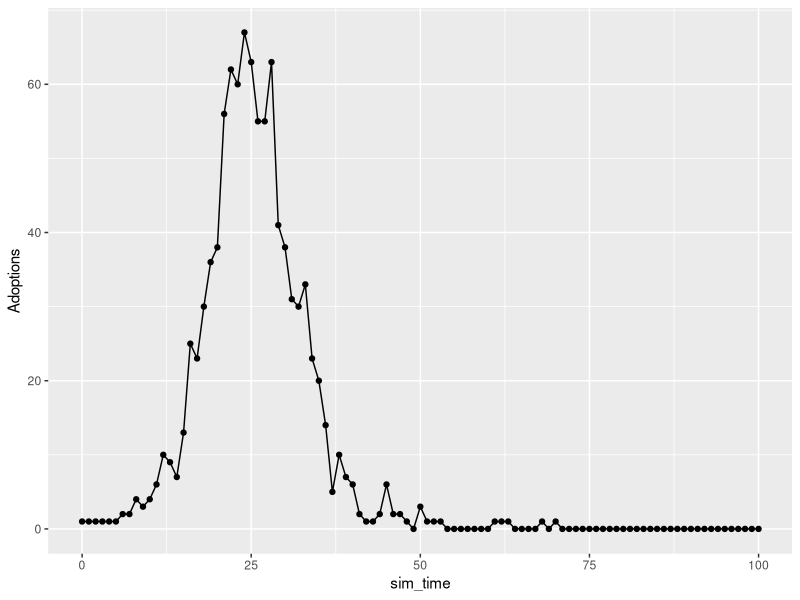
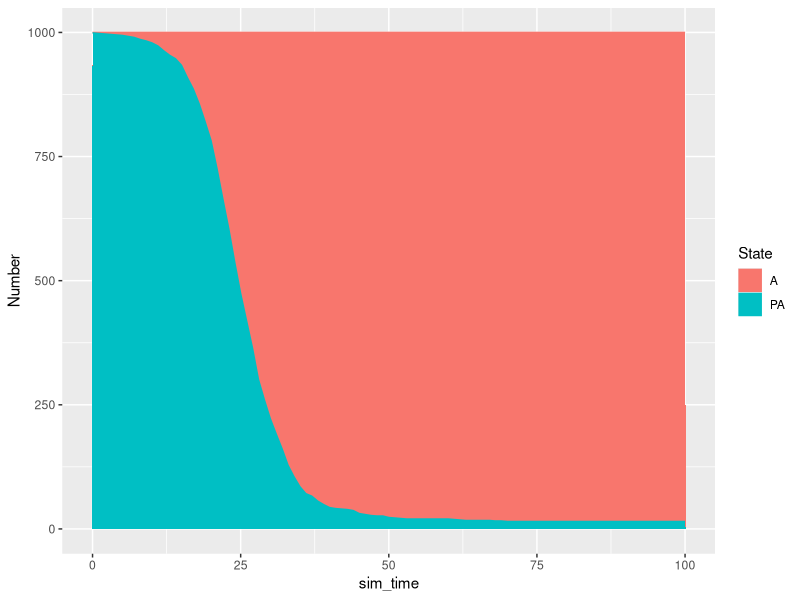

Source code (R) for these figures, in order: (Note: this script raises an error after producing the figures.)
# Chapter 14: Agent Based Simulation, the PA/A model

library(dplyr)
library(glue)
library(purrr)
library(igraph)
library(ggplot2)
library(tidyr)
library(furrr)

# Based on the graph from igraph, this creates a 
# tibble containing all the links for each agent
# Network links are represented from both directions
create_network_df<- function(df){
  network_df1 <- tibble(FromAgent=as.integer(df[,1]),
                        ToAgent=as.integer(df[,2]))
  network_df2 <- tibble(FromAgent=as.integer(df[,2]),
                        ToAgent=as.integer(df[,1]))
  
  network_df <- bind_rows(network_df1, network_df2) %>%
    arrange(FromAgent,ToAgent)
  network_df
}

# To improve performance, the network structure
# is split into a list of tibbles. Max size = number of agents
# Agents with no connections store a NULL value
network_to_list <- function(N,net){
  agent_net <- vector(mode="list",length=N)
  names(agent_net) <- as.character(1:N)
  contacts <- group_split(net,FromAgent)
  names(contacts) <- map_chr(contacts,~first(as.character(.x$FromAgent)))
  for(nam in names(contacts)){
    agent_net[[nam]] <- contacts[[nam]]
  }
  agent_net
}


generate_random_network <- function(N=1000,edge_mult=2,seed=F,seedVal=100){
  if(seed) set.seed(seedVal)
  graph       <- sample_gnm(n=N,m=N*edge_mult)
  gr_df       <- data.frame(get.edgelist(graph))
  net_df      <- create_network_df(gr_df) 
  sim_network <- network_to_list(N,net_df)
  list(N=N,
       graph=graph,
       # graph_df=gr_df,
       # network_df=net_df,
       network=sim_network)
}


run_sim <- function(run_id=1,
                    net,
                    adopters=c(1),
                    end_time=50,
                    prob_spread=0.10,
                    seed=FALSE,
                    seed_val=100){
  if(seed) set.seed(seed_val)
  
  agent_ids <- 1:net$N
  
  agents <- tibble(
    run_id              = rep(run_id,length(agent_ids)),
    sim_time            = rep(0L,length(agent_ids)),
    agent_id            = agent_ids,
    num_connections     = rep(0L,length(agent_ids)),
    pa_state            = rep(FALSE,length(agent_ids)),
    a_state             = rep(FALSE,length(agent_ids)),
    change_to_a         = rep(FALSE,length(agent_ids)),
    change_state_time   = rep(NA,length(agent_ids))
  )
  
  # Initialise agents state
  agents[,"num_connections"] <- as.integer(degree(net$graph))
  agents[agents$agent_id %in% adopters,"pa_state"]    <- FALSE
  agents[agents$agent_id %in% adopters,"a_state"]       <- TRUE
  agents[!(agents$agent_id %in% adopters),"pa_state"]   <- TRUE
  agents[!(agents$agent_id %in% adopters),"a_state"]    <- FALSE
  agents[agents$agent_id==adopters,"change_state_time"] <- 0L
  
  transitions <- tibble(
    agent_id        = integer(),
    sim_time        = integer(),
    state_pa_to_a   = logical()
  )
  
  transitions <- add_row(transitions,
                         sim_time=0L,
                         agent_id=as.integer(adopters),
                         state_pa_to_a=TRUE)
  
  time <- 1:end_time
  
  agents$run_id <- run_id
  trace_sim <- agents
  
  for(t in time){
    agents$sim_time <- as.integer(t)
    pa_list <- agents[agents$pa_state==TRUE & agents$num_connections > 0,
                      "agent_id",drop=T]
    
    if(length(pa_list) > 0){
      
      for(a in pa_list){
        neighbours <- net$network[as.character(a)][[1]][,"ToAgent",drop=T]
        neigh_adopters <- agents[agents$agent_id %in% neighbours & 
                                   agents$a_state ==TRUE,"agent_id",
                                 drop=T]
        
        lambda <- 1 - (1 - prob_spread) ^ length(neigh_adopters)
        rn <- runif(1)
        if(rn < lambda ){
          agents[agents$agent_id==a,"change_to_a"] <- TRUE
          agents[agents$agent_id==a,"change_state_time"] <- t
        }
      }
      
      # End of day --> Now Flip states for those that have changed from pa to a
      targets <- agents[agents$change_to_a==TRUE,"agent_id",drop=TRUE] 
      agents[agents$change_to_a==TRUE,"pa_state"]     <- FALSE
      agents[agents$change_to_a==TRUE,"a_state"]      <- TRUE
      agents[agents$change_to_a==TRUE,"change_to_a"]  <- FALSE
      
      # Log the flip event, logical useful for summations later
      transitions <- add_row(transitions,
                             sim_time=as.integer(t),
                             agent_id=as.integer(targets),
                             state_pa_to_a=TRUE)
      
    }
    
    # Append agents states to overall list
    trace_sim <- bind_rows(trace_sim,
                           agents)
  }
  
  agent_sim_full <- left_join(trace_sim,
                              transitions,
                              by=c("sim_time","agent_id"))
  
}


#----------------------------------------------------------------------------------
single_run <- function(){
  print(glue("Starting single run at {Sys.time()}"))
  net <- generate_random_network(1000,seed=T)
  res <- run_sim(net      = net,
                 end_time = 100)
  
  print(glue("Ending single run at {Sys.time()}"))
  
  ar <- res %>%
    group_by(run_id,sim_time) %>%
    summarise(Adoptions=sum(state_pa_to_a,na.rm = T)) %>%
    ungroup()
  
  p1 <- ggplot(ar,aes(x=sim_time,y=Adoptions))+geom_point()+geom_line()
  
  states <- res %>% 
    group_by(run_id,sim_time) %>% 
    summarise(PA=sum(pa_state),A=sum(a_state)) %>%
    pivot_longer(PA:A,
                 names_to = "State",
                 values_to = "Number")
  
  p2 <- ggplot(states,aes(x=sim_time,y=Number,colour=State,fill=State))+geom_area()
  
  not_adopted <- res %>% 
    filter(sim_time==80,pa_state==TRUE) %>%
    pull(num_connections) %>%
    table()
  
  list(res=res, ar=ar, p1 = p1, p2 = p2)
  
}

#----------------------------------------------------------------------------------
multiple_runs_synch <- function(N){
  print(glue("Starting multiple synch run at {Sys.time()}"))
  net <- generate_random_network(1000,seed=T)
  conns <- degree(net$graph)
  
  inits <- c(Lowest=which(conns == 1)[1], 
             Highest=which(conns == max(conns))[1],
             Mean=which(conns == floor(mean(conns)))[1])
  
  res <- map2(1:N,rep(inits,N/3),~run_sim(run_id   = .x,
                                          net      = net,
                                          adopters = .y,
                                          end_time = 100)) %>%
    bind_rows()
  
  print(glue("Ending multiple synch run at {Sys.time()}"))
  
  ar <- res %>%
    group_by(run_id,sim_time) %>%
    summarise(Adoptions=sum(state_pa_to_a,na.rm = T)) %>%
    mutate(run_desc=case_when(
      run_id %%  3 == 1 ~ "Lowest Connections",
      run_id %% 3 == 2 ~ "Highest Connections",
      run_id %% 3 == 0 ~ "Mean Connections")) %>%
    ungroup()
  
  
  p1 <- ggplot(ar,aes(x=sim_time,y=Adoptions,group=run_id,colour=run_desc))+geom_point()+geom_line()
  
  
  states <- res %>% 
    group_by(run_id,sim_time) %>% 
    summarise(PA=sum(pa_state),A=sum(a_state)) %>%
    mutate(run_desc=case_when(
      run_id %%  3 == 1 ~ "Lowest Connections",
      run_id %% 3 == 2 ~ "Highest Connections",
      run_id %% 3 == 0 ~ "Mean Connections")) %>%
    pivot_longer(PA:A,
                 names_to = "State",
                 values_to = "Number")
  
  p2 <- ggplot(states,aes(x=sim_time,y=Number,colour=State,fill=State))+geom_area()+facet_wrap(~run_desc)
  
  
  # change times
  
  ct <- res %>%
    filter(!is.na(change_state_time)) %>%
    select(run_id,agent_id,change_state_time) %>%
    distinct()
  
  p3 <- ggplot(ct,aes(x=change_state_time,y=agent_id,colour=as.factor(run_id)))+geom_point(size=0.6)
  
  
}


#----------------------------------------------------------------------------------
multiple_runs_asynch <- function(N){
  print(glue("Starting multiple asynch run at {Sys.time()}"))
  net <- generate_random_network(1000,seed=T)
  conns <- degree(net$graph)
  
  inits <- c(Lowest=which(conns == 1)[1], 
             Highest=which(conns == max(conns))[1],
             Mean=which(conns == floor(mean(conns)))[1])
  
  # plan(multisession, workers=future::availableCores())
  plan(multisession)
  
  N <- 30
  
  res <- future_map2(1:N,rep(inits,N/3),~run_sim(run_id   = .x,
                                                 net      = net,
                                                 adopters = .y,
                                                 end_time = 80),
                     .options = furrr_options(seed = T)) %>%
    bind_rows()
  
  print(glue("Ending multiple asynch run at {Sys.time()}")) 
  
  ar <- res %>%
    group_by(run_id,sim_time) %>%
    summarise(Adoptions=sum(state_pa_to_a,na.rm = T)) %>%
    mutate(run_desc=case_when(
      run_id %%  3 == 1 ~ "Lowest Connections",
      run_id %% 3 == 2 ~ "Highest Connections",
      run_id %% 3 == 0 ~ "Mean Connections")) %>%
    ungroup()
  
  
  p1 <- ggplot(ar,aes(x=sim_time,y=Adoptions,group=run_id,colour=run_desc))+
    geom_point()+geom_line()+facet_wrap(~run_desc,nrow = 3)
  
  quants <- ar %>% 
    group_by(run_desc,sim_time) %>%
    summarise(Q05=quantile(Adoptions,0.05),
              Q95=quantile(Adoptions,0.95),
              Mean=mean(Adoptions)) %>%
    ungroup()
  
  p4 <- ggplot(quants,aes(x=sim_time,y=Mean,colour=run_desc,group=run_desc))+
    geom_ribbon(aes(ymin=Q05,ymax=Q95,fill=run_desc,group=run_desc),alpha=0.2)+
    geom_line(size=2)
  
  states <- res %>% 
    group_by(run_id,sim_time) %>% 
    summarise(PA=sum(pa_state),A=sum(a_state)) %>%
    mutate(run_desc=case_when(
      run_id %%  3 == 1 ~ "Lowest Connections",
      run_id %% 3 == 2 ~ "Highest Connections",
      run_id %% 3 == 0 ~ "Mean Connections")) %>%
    pivot_longer(PA:A,
                 names_to = "State",
                 values_to = "Number")
  
  p2 <- ggplot(states,aes(x=sim_time,y=Number,colour=State,fill=State))+geom_area()+facet_wrap(~run_desc)
  
  
  # change times
  
  ct <- res %>%
    filter(!is.na(change_state_time)) %>%
    select(run_id,agent_id,change_state_time) %>%
    distinct()
  
  p3 <- ggplot(ct,aes(x=change_state_time,y=agent_id,colour=as.factor(run_id)))+geom_point(size=0.6)
  
  
  list(res=res,
       ar=ar,
       quants=quants,
       states=states,
       p1=p1,
       p2=p2,
       p3=p3,
       p4=p4)
}


ex_01 <- single_run()

ex_01$p1
ex_01$p2

ex_02 <- multiple_runs_asynch()
